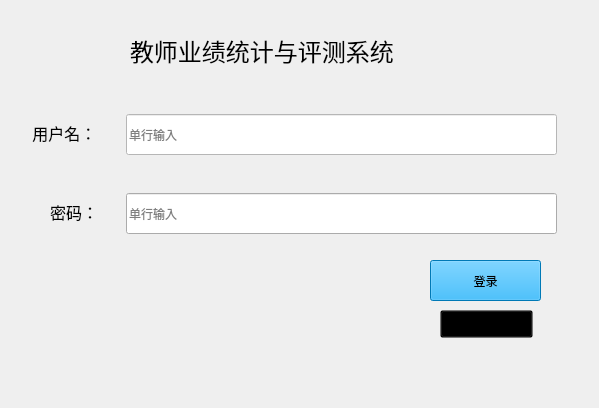
<?xml version="1.0" encoding="UTF-8"?>
<ui version="4.0">
 <class>Form</class>
 <widget class="QWidget" name="Form">
  <property name="geometry">
   <rect>
    <x>0</x>
    <y>0</y>
    <width>599</width>
    <height>408</height>
   </rect>
  </property>
  <property name="font">
   <font>
    <stylestrategy>PreferDefault</stylestrategy>
   </font>
  </property>
  <property name="contextMenuPolicy">
   <enum>Qt::DefaultContextMenu</enum>
  </property>
  <property name="windowTitle">
   <string>登录界面</string>
  </property>
  <property name="styleSheet">
   <string notr="true">background-image: url(:/backgroundPic/1.png);
background-image: url(:/backgroundPic/1.png);</string>
  </property>
  <widget class="QPushButton" name="Loginbutton">
   <property name="geometry">
    <rect>
     <x>430</x>
     <y>260</y>
     <width>111</width>
     <height>41</height>
    </rect>
   </property>
   <property name="contextMenuPolicy">
    <enum>Qt::DefaultContextMenu</enum>
   </property>
   <property name="styleSheet">
    <string notr="true">background-color: rgb(0, 170, 255);

</string>
   </property>
   <property name="text">
    <string>登录</string>
   </property>
  </widget>
  <widget class="QLineEdit" name="nameEdit">
   <property name="geometry">
    <rect>
     <x>126</x>
     <y>114</y>
     <width>431</width>
     <height>41</height>
    </rect>
   </property>
   <property name="styleSheet">
    <string notr="true">background-color: rgb(255, 255, 255);
border-color: transparent;</string>
   </property>
   <property name="echoMode">
    <enum>QLineEdit::Normal</enum>
   </property>
   <property name="placeholderText">
    <string>单行输入</string>
   </property>
  </widget>
  <widget class="QLabel" name="label">
   <property name="geometry">
    <rect>
     <x>28</x>
     <y>121</y>
     <width>81</width>
     <height>24</height>
    </rect>
   </property>
   <property name="font">
    <font>
     <pointsize>12</pointsize>
     <stylestrategy>PreferDefault</stylestrategy>
    </font>
   </property>
   <property name="text">
    <string> 用户名：</string>
   </property>
  </widget>
  <widget class="QLabel" name="label_2">
   <property name="geometry">
    <rect>
     <x>50</x>
     <y>200</y>
     <width>61</width>
     <height>24</height>
    </rect>
   </property>
   <property name="font">
    <font>
     <pointsize>12</pointsize>
     <stylestrategy>PreferDefault</stylestrategy>
    </font>
   </property>
   <property name="text">
    <string>密码：</string>
   </property>
  </widget>
  <widget class="QPushButton" name="forgetpasswordButton">
   <property name="geometry">
    <rect>
     <x>440</x>
     <y>310</y>
     <width>93</width>
     <height>28</height>
    </rect>
   </property>
   <property name="font">
    <font>
     <underline>true</underline>
     <stylestrategy>NoAntialias</stylestrategy>
    </font>
   </property>
   <property name="styleSheet">
    <string notr="true">background-color: transparent;
border-right-color: rgb(255, 255, 255);
border-color: rgb(0, 0, 0);</string>
   </property>
   <property name="text">
    <string>忘记密码</string>
   </property>
  </widget>
  <widget class="QLabel" name="label_3">
   <property name="geometry">
    <rect>
     <x>130</x>
     <y>30</y>
     <width>351</width>
     <height>41</height>
    </rect>
   </property>
   <property name="font">
    <font>
     <pointsize>18</pointsize>
     <stylestrategy>PreferDefault</stylestrategy>
    </font>
   </property>
   <property name="text">
    <string>教师业绩统计与评测系统</string>
   </property>
  </widget>
  <widget class="QLineEdit" name="passwordEdit">
   <property name="geometry">
    <rect>
     <x>126</x>
     <y>193</y>
     <width>431</width>
     <height>41</height>
    </rect>
   </property>
   <property name="echoMode">
    <enum>QLineEdit::Password</enum>
   </property>
   <property name="placeholderText">
    <string>单行输入</string>
   </property>
  </widget>
 </widget>
 <resources>
  <include location="background_pic.qrc"/>
 </resources>
 <connections/>
</ui>
